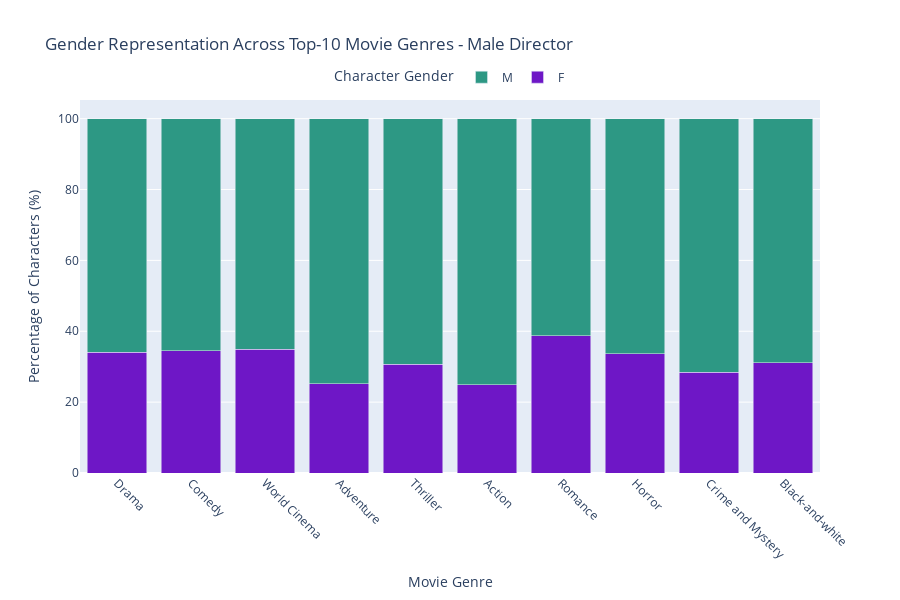
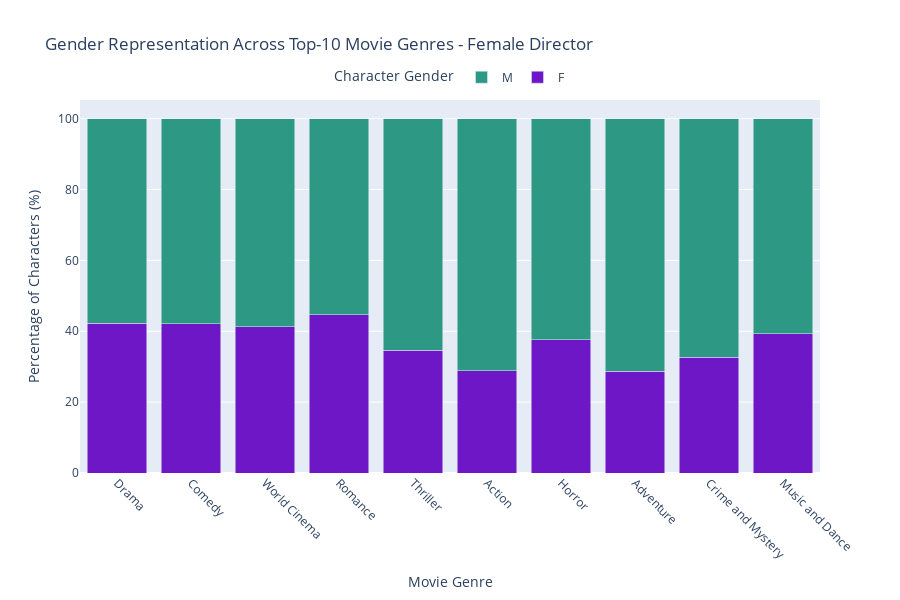

Write notebook code for charts like these, in order.
### Code cell
# character gender representation across top-10 Genres
plot_top10_genres(male_genre_percentages_top10, "Male")
plot_top10_genres(female_genre_percentages_top10, "Female")

### Figure 1 — Plotly figure (JSON) as saved in the notebook; plotly's stock layout.template omitted (floating-point values rounded to 4 significant figures)
{"data": [{"hovertemplate": "Movie Genre: %{x}<br>Proportion of Female Characters: %{y:.2f}%<br>", "marker": {"color": "#6E17C6"}, "name": "F", "type": "bar", "x": ["Drama", "Comedy", "World Cinema", "Adventure", "Thriller", "Action", "Romance", "Horror", "Crime and Mystery", "Black-and-white"], "y": [34.08, 34.48, 34.93, 25.25, 30.72, 24.9, 38.78, 33.69, 28.43, 31.06]}, {"hovertemplate": "Movie Genre: %{x}<br>Proportion of Male Characters: %{y:.2f}%<br><br>", "marker": {"color": "#2D9884"}, "name": "M", "type": "bar", "x": ["Drama", "Comedy", "World Cinema", "Adventure", "Thriller", "Action", "Romance", "Horror", "Crime and Mystery", "Black-and-white"], "y": [65.92, 65.52, 65.07, 74.75, 69.28, 75.1, 61.22, 66.31, 71.57, 68.94]}], "layout": {"barmode": "stack", "height": 600, "legend": {"orientation": "h", "title": {"text": "Character Gender"}, "x": 0.5, "xanchor": "center", "y": 1.1}, "title": {"text": "Gender Representation Across Top-10 Movie Genres - Male Director"}, "xaxis": {"tickangle": 45, "tickmode": "array", "ticktext": ["Drama", "Comedy", "World Cinema", "Adventure", "Thriller", "Action", "Romance", "Horror", "Crime and Mystery", "Black-and-white"], "tickvals": ["Drama", "Comedy", "World Cinema", "Adventure", "Thriller", "Action", "Romance", "Horror", "Crime and Mystery", "Black-and-white"], "title": {"text": "Movie Genre"}}, "yaxis": {"title": {"text": "Percentage of Characters (%)"}}}}

### Figure 2 — Plotly figure (JSON) as saved in the notebook; plotly's stock layout.template omitted (floating-point values rounded to 4 significant figures)
{"data": [{"hovertemplate": "Movie Genre: %{x}<br>Proportion of Female Characters: %{y:.2f}%<br>", "marker": {"color": "#6E17C6"}, "name": "F", "type": "bar", "x": ["Drama", "Comedy", "World Cinema", "Romance", "Thriller", "Action", "Horror", "Adventure", "Crime and Mystery", "Music and Dance"], "y": [42.21, 42.09, 41.25, 44.71, 34.71, 28.87, 37.67, 28.75, 32.72, 39.28]}, {"hovertemplate": "Movie Genre: %{x}<br>Proportion of Male Characters: %{y:.2f}%<br><br>", "marker": {"color": "#2D9884"}, "name": "M", "type": "bar", "x": ["Drama", "Comedy", "World Cinema", "Romance", "Thriller", "Action", "Horror", "Adventure", "Crime and Mystery", "Music and Dance"], "y": [57.79, 57.91, 58.75, 55.29, 65.29, 71.13, 62.33, 71.25, 67.28, 60.72]}], "layout": {"barmode": "stack", "height": 600, "legend": {"orientation": "h", "title": {"text": "Character Gender"}, "x": 0.5, "xanchor": "center", "y": 1.1}, "title": {"text": "Gender Representation Across Top-10 Movie Genres - Female Director"}, "xaxis": {"tickangle": 45, "tickmode": "array", "ticktext": ["Drama", "Comedy", "World Cinema", "Romance", "Thriller", "Action", "Horror", "Adventure", "Crime and Mystery", "Music and Dance"], "tickvals": ["Drama", "Comedy", "World Cinema", "Romance", "Thriller", "Action", "Horror", "Adventure", "Crime and Mystery", "Music and Dance"], "title": {"text": "Movie Genre"}}, "yaxis": {"title": {"text": "Percentage of Characters (%)"}}}}
